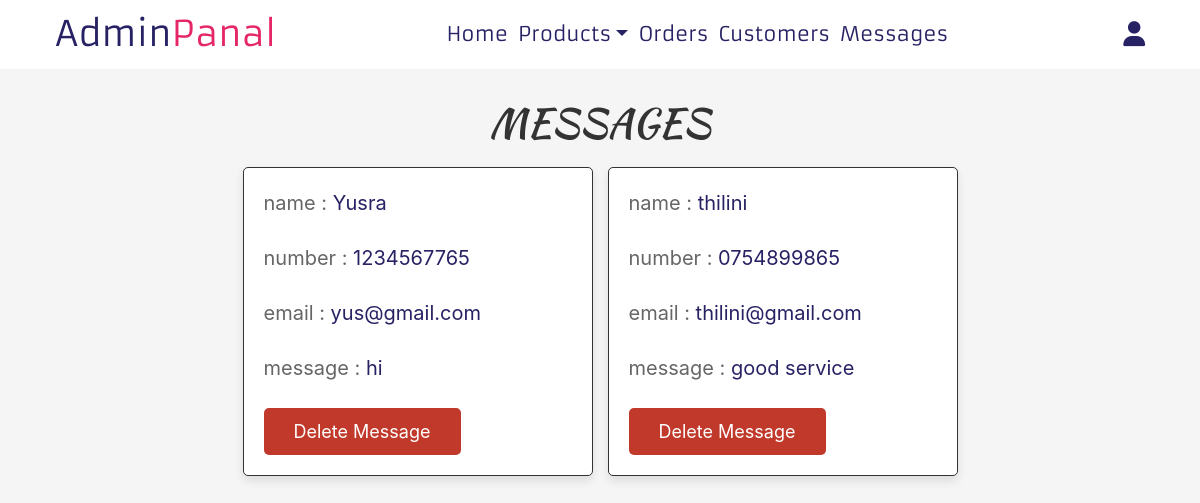
Page /Cake/Admin/messages.php (signed in) on the committed database.
### tables this page shows
CREATE TABLE `message` (
  `id` int(100) NOT NULL,
  `user_id` int(100) NOT NULL,
  `name` varchar(100) NOT NULL,
  `email` varchar(100) NOT NULL,
  `number` varchar(11) NOT NULL,
  `message` varchar(500) NOT NULL
);

### Cake/Admin/messages.php (the view, shortened to what this page needs)
<?php
$conn = mysqli_connect('localhost', 'root', '', 'cake') or die('connection failed');
?>
<!DOCTYPE html>
<html lang="en">
<head>
<link href="../bootstrap/css/bootstrap.min.css" rel="stylesheet" >
<link href="source/css/admin_style.css" rel="stylesheet">
</head>
<body>
<?php
    include 'nav/admin_nav.php'
?>
<section class="messages">
    <h1 class="title">messages</h1>
    <div class="box-container">
        <?php
            $user_query = "SELECT * FROM message";
            $select_message = mysqli_query($conn, $user_query);
            if(mysqli_num_rows($select_message) > 0){
                while($fetch_message = mysqli_fetch_assoc($select_message)){
        ?>
        <div class="box">
            <p>name : <span><?php echo $fetch_message['name']; ?></span></p>
            <p>number : <span><?php echo $fetch_message['number']; ?></span></p>
            <p>email : <span><?php echo $fetch_message['email']; ?></span></p>
            <p>message : <span><?php echo $fetch_message['message']; ?></span></p>
            <a href="messages.php?delete=<?php echo $fetch_message['id']; ?>" onclick="return confirm('delete this message?');" class="delete-btn">delete message</a>
        </div>
        <?php
            };
        }else{
            echo '<p class="empty">you have no messages!</p>';
        }
        ?>
    </div>
</section>
</body>
</html>

### Cake/Admin/source/css/admin_style.css (style rules this page uses)
:root { --pink: #E52767; --red: #c0392b; --orange: #f39c12; --black: #333; --white: #fff; --light-color: #666; --light-white: #ccc; --light-bg: #f5f5f5; --border: .1rem solid var(--black); --box-shedow: 0 .5rem 1rem rgba(0,0,0,.1); }
html { font-size: 62.5%; overflow-x: hidden; }
body { background-color: var(--light-bg); }
section { padding: 3rem 2rem; }
.title { text-align: center; margin-bottom: 2rem; text-transform: uppercase; color: var(--black); font-size: 4rem; font-family: 'kaushan_scriptregular'; }
.btn, .option-btn, .delete-btn, .white-btn { display: inline-block; margin-top: 1rem; padding: 1rem 3rem; cursor: pointer; color: var(--white); font-size: 1.8rem; border-radius: .5rem; text-transform: capitalize; }
.delete-btn { background-color: var(--red); }
.messages .box-container { display: grid; grid-template-columns: repeat(auto-fit, 35rem); justify-content: center; gap: 1.5rem; max-width: 1200px; margin: 0 auto; align-items: flex-start; }
.messages .box-container .box { background-color: var(--white); padding: 2rem; border: var(--border); box-shadow: var(--box-shedow); border-radius: .5rem; }
.messages .box-container .box p { padding-bottom: 1.5rem; font-size: 2rem; color: var(--light-color); line-height: 1.5; }
.messages .box-container .box p span { color: #272264; }
.messages .box-container .box .delete-btn { margin-top: 0; }

### rows in the picture
message: name "Yusra", number "1234567765", email "yus@gmail.com", message "hi"
message: name "thilini", number "0754899865", email "thilini@gmail.com", message "good service"
